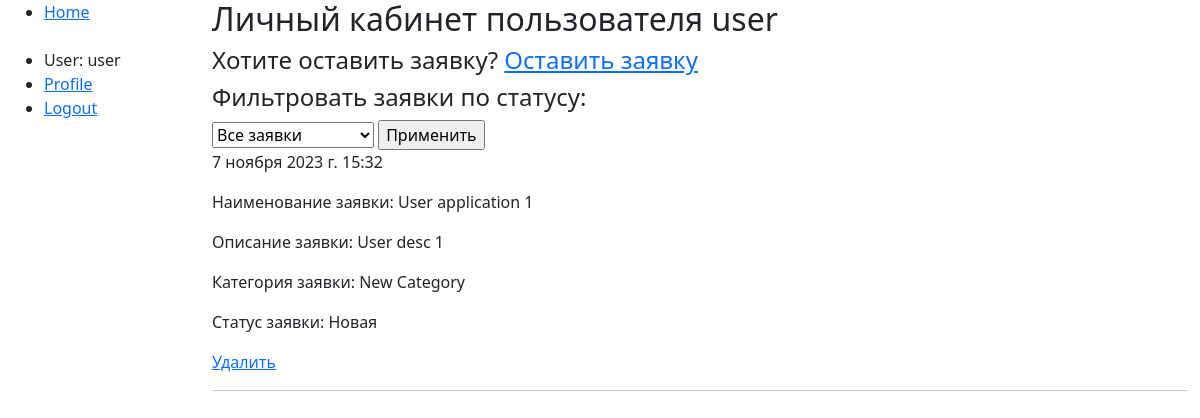
Page /profile/ (signed in) on the committed database.
### portal/models.py (models this page shows, shortened)
class AdvUser(AbstractUser):
    username = models.CharField(max_length=255, validators=[validate_latin], unique=True)
    fio = models.CharField(help_text='ФИО через пробел', max_length=128, validators=[validate_cyrillic])
    personal_data_agreement = models.BooleanField(default=False,
                                                  help_text='Согласие на обработку персональных данных')

class Application(models.Model):
    name = models.CharField(help_text='Наименование заявки', max_length=255)
    description = models.TextField(help_text='Описание заявки')
    category = models.ForeignKey(Category, help_text='Категория заявки', on_delete=models.CASCADE)
    comment = models.TextField(help_text='Принимая заявку в работу, напишите комментарий об этом', default=None,
                               blank=True, null=True)
    APPLICATION_STATUS = (
        ('n', 'Новая'),
        ('a', 'Принято в работу'),
        ('d', 'Выполнено')
    )
    author = models.ForeignKey(AdvUser, on_delete=models.CASCADE)
    status = models.CharField(max_length=1, choices=APPLICATION_STATUS, blank=True, default='n',
                              help_text='Статус заявки')
    photo = models.ImageField(upload_to='media/',
                              validators=[FileExtensionValidator(allowed_extensions=['jpeg', 'jpg', 'png', 'bmp']),
                                          validate_file_size])
    new_photo = models.ImageField(upload_to='media/',
                                     validators=[
                                         FileExtensionValidator(allowed_extensions=['jpeg', 'jpg', 'png', 'bmp']),
                                         validate_file_size], blank=True, default=None, null=True)
    date = models.DateTimeField(default=django.utils.timezone.now)

class Category(models.Model):
    name = models.CharField(verbose_name='Категория заявки', max_length=255)
    def __str__(self):
        return self.name

### portal/views.py (the view)
# urls.py: path('profile/', UserProfileView.as_view(), name='profile'),
class UserProfileView(LoginRequiredMixin, generic.ListView):
    template_name = 'personal/user_personal.html'
    model = Application
    context_object_name = 'apps'
    def get_queryset(self):
        status = self.request.GET.get('status')
        queryset = Application.objects.filter(author=self.request.user).order_by('-date')
        if status:
            queryset = queryset.filter(status=status)
        return queryset

### portal/templates/personal/user_personal.html (shortened to what this page needs)
{% extends 'base_generic.html' %}
{% load static %}
{% block content %}
<h2>Личный кабинет пользователя {{ user.get_username }}</h2>
<h4>Хотите оставить заявку? <a href="{% url 'app-create' %}">Оставить заявку</a></h4>
<h4>Фильтровать заявки по статусу:</h4>
<form method="get">
    <select name="status">
        <option value="">Все заявки</option>
    </select>
    <input type="submit" value="Применить">
</form>
{% for application in apps %}
<p>{{ application.date }}</p>
<p>Наименование заявки: {{ application.name }}</p>
<p>Описание заявки: {{ application.description }}</p>
<p>Категория заявки: {{ application.category}}</p>
<p>Статус заявки: {{ application.get_status_display }}</p>
{% if application.status == 'n' %}
        <p><a href="{% url 'app-delete' application.id %}">Удалить</a></p>
    {% else %}
        <p>Вы не можете удалить эту заявку, так как её статус - {{ application.get_status_display }}</p>
    {% endif %}
<hr>
{% endfor %}
{% endblock %}

### portal/templates/base_generic.html (shortened to what this page needs)
<!DOCTYPE html>
<html lang="en">
<head>
    <link
            href="https://cdn.jsdelivr.net/npm/bootstrap@5.1.3/dist/css/bootstrap.min.css"
            rel="stylesheet"
/>
    {% load static %}
</head>
<body>
<div class="container-fluid">
    <div class="row">
        <div class="col-sm-2">
            {% block sidebar %}
            <ul class="sidebar-nav">
                <li><a href="{% url 'index' %}">Home</a></li>
                <br>
                {% if user.is_authenticated %}
                <li>User: {{ user.get_username }}</li>
                <li><a href="{% url 'profile' %}">Profile</a></li>
                <li><a href="{% url 'logout' %}">Logout</a></li>
                {% else %}
                <li><a href="{% url 'registration' %}">Signup</a></li>
                <li><a href="{% url 'login' %}">Login</a></li>
                {% endif %}
                <br>
            </ul>
            {% endblock %}
        </div>
        <div class="col-sm-10 ">{% block content %}{% endblock %}</div>
    </div>
</div>
</body>
</html>

### rows in the picture
AdvUser: get_username "user"
Application: date "7 ноября 2023 г. 15:32", name "User application 1", description "User desc 1", category "New Category", status "Новая", shows "Удалить"
